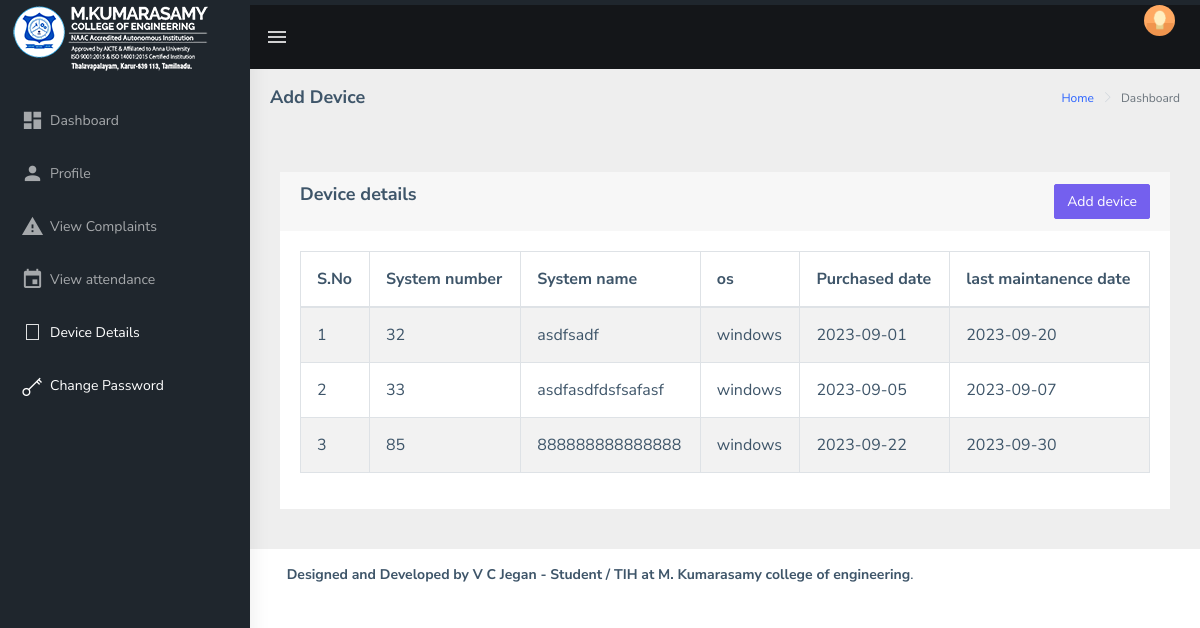
The app's page /device.php (signed in) with its own data.
### tables this page shows
CREATE TABLE `computer_systems` (
  `id` int(11) NOT NULL,
  `system_name` varchar(100) NOT NULL,
  `lab_name` varchar(50) NOT NULL,
  `system_number` int(11) NOT NULL,
  `operating_system` varchar(50) DEFAULT NULL,
  `purchase_date` date DEFAULT NULL,
  `last_maintenance_date` date DEFAULT NULL
);

### device.php (the view, shortened to what this page needs)
<?php
require 'config.php';
    ?>
<html dir="ltr" lang="en">
<head>
<link rel="stylesheet" href="https://cdn.jsdelivr.net/npm/alertifyjs@1.13.1/dist/css/alertify.min.css">
    <link href="assets/libs/flot/css/float-chart.css" rel="stylesheet">
    <link href="dist/css/style.min.css" rel="stylesheet">
</head>
<body>
    <div id="main-wrapper">
        <header class="topbar" data-navbarbg="skin5">
            <nav class="navbar top-navbar navbar-expand-md navbar-dark">
                <div class="navbar-header" data-logobg="skin5">
                    <a class="navbar-brand" href="main">
                        <span class="logo-text">
                             <img src="assets/images/srms.png" alt="homepage" class="light-logo" />
                        </span>
                    </a>
                </div>
                <div class="navbar-collapse collapse" id="navbarSupportedContent" data-navbarbg="skin5">
                    <ul class="navbar-nav float-left mr-auto">
                        <li class="nav-item d-none d-md-block"><a class="nav-link sidebartoggler waves-effect waves-light" href="javascript:void(0)" data-sidebartype="mini-sidebar"><i class="mdi mdi-menu font-24"></i></a></li>
                    </ul>
                    <ul class="navbar-nav float-right">
                        <li class="nav-item dropdown">
                            <a class="nav-link dropdown-toggle text-muted waves-effect waves-dark pro-pic" href="" data-toggle="dropdown" aria-haspopup="true" aria-expanded="false"><img src="assets/images/users/1.jpg" alt="user" class="rounded-circle" width="31"></a>
                        </li>
                    </ul>
                </div>
            </nav>
        </header>
			<?php include("Aside2.php"); ?>
        <div class="page-wrapper">
             <div class="page-breadcrumb">
                <div class="row">
                    <div class="col-12 d-flex no-block align-items-center">
                        <h4 class="page-title">Add  Device</h4>
                        <div class="ml-auto text-right">
                            <nav aria-label="breadcrumb">
                                <ol class="breadcrumb">
                                    <li class="breadcrumb-item"><a href="#">Home</a></li>
                                    <li class="breadcrumb-item active" aria-current="page">Dashboard</li>
                                </ol>
                            </nav>
                        </div>
                    </div>
                </div>
    </div>
            <div class="card-body wizard-content">
            <div class="container-fluid">
                    <div class="row">
                    <div class="tab-pane p-20" id="messages" role="tabpanel">
    </div>
</div>
                <div class="row">
                        <div class="col-md-12">
                            <div class="card">
                                <div class="card-header">
                                    <h4>Device details
                                        <button type="button" style="float: right;" class="btn btn-primary" data-bs-toggle="modal" data-bs-target="#mod">
                                            Add device
                                        </button>
                                    </h4>
                                </div>
                <div class="card-body">
                <div class="table-responsive">
                    <table id="myTable1" class="table table-bordered table-striped">
                        <thead>
                            <tr>
                                <th><b>S.No</b></th>
								<th><b>System number</b></th>
								<th><b>System name</b></th>
                                <th><b>os</b></th>
                                <th><b>Purchased date</b></th>
                                <th><b>last maintanence date</b></th>
                            </tr>
                        </thead>
                        <tbody>
                        <?php
    $query = "SELECT * FROM computer_systems";
    $query_run = mysqli_query($db, $query);
    if (mysqli_num_rows($query_run) > 0) {
        $sss = 1;
        foreach ($query_run as $student) {
            ?>
            <tr>
                <td><?= $sss ?></td>
                <td><?= $student['system_number'] ?></td>
                <td><?= $student['system_name'] ?></td>
                <td><?= $student['operating_system'] ?></td>
                <td><?= $student['purchase_date'] ?></td>
                <td><?= $student['last_maintenance_date'] ?></td>
            </tr>
            <?php
            $sss = $sss + 1;
        }
    }
    ?>
                        </tbody>
                    </table>
                </div>
				</div>
            </div>
        </div>
    </div>
                    </div>
        </div>
    </div>
</body>
</html>

### records on screen
computer_systems: system_number "32", system_name "asdfsadf", operating_system "windows", purchase_date "2023-09-01", last_maintenance_date "2023-09-20"
computer_systems: system_number "33", system_name "asdfasdfdsfsafasf", operating_system "windows", purchase_date "2023-09-05", last_maintenance_date "2023-09-07"
computer_systems: system_number "85", system_name "888888888888888", operating_system "windows", purchase_date "2023-09-22", last_maintenance_date "2023-09-30"
